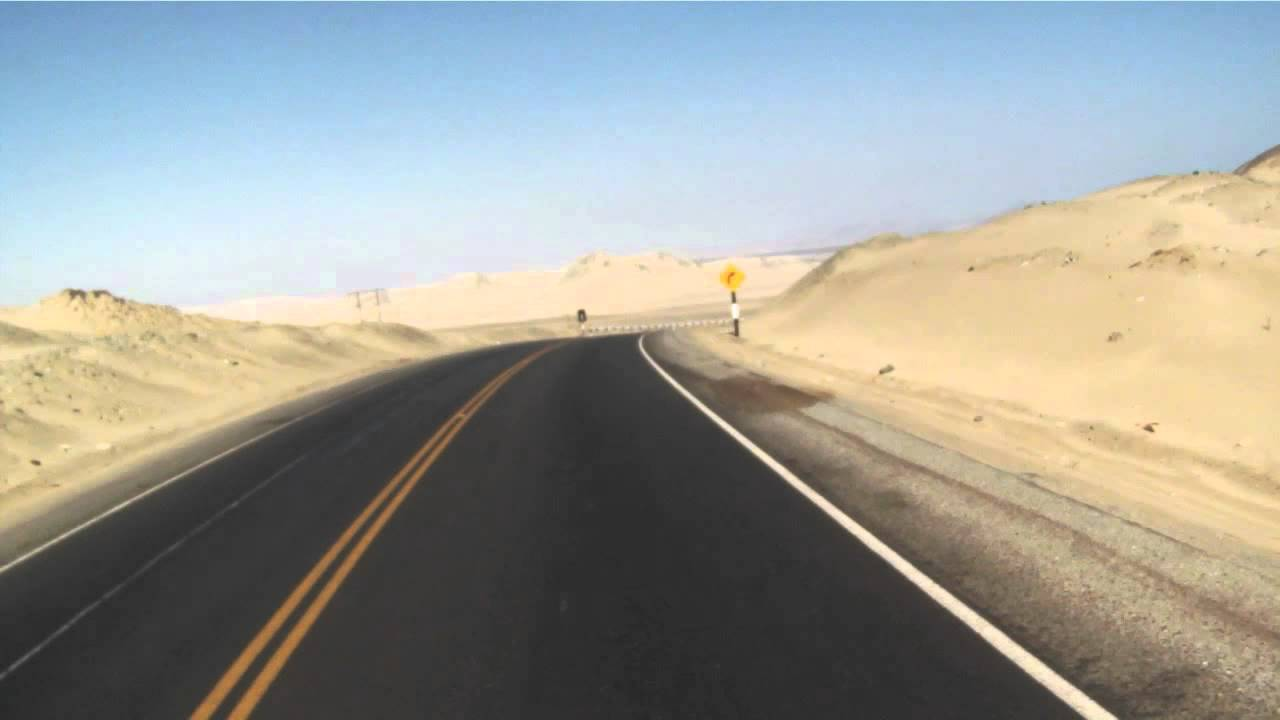
#> input picture OpenCV/OpenCVTests/eh.jpg, 1280 x 720 px, found by its file name
$ python WarpTest.py
#> lines starting #> are read from the running program, lines starting #| are printed output that depends on the picture
#> further down, img_ is the input picture: shape (720, 1280, 3); mean B, G, R 150.3, 156.2, 154.5
import numpy as np
import cv2

# Calculate Source and Destination points
def calc_warp_points():
    """
    :return: Source and Destination pointts
    """
    src = np.float32 ([
        [220, 651],
        [350, 577],
        [828, 577],
        [921, 651]
    ])

    dst = np.float32 ([
            [220, 651],
            [220, 577],
            [921, 577],
            [921, 651]
        ])
    return src, dst


# Calculate Transform
def calc_transform(src_, dst_):
    """
    Calculate Perspective and Inverse Perspective Transform Matrices
    :param src_: Source points
    :param dst_: Destination Points
    :return: Perspective Matrix and Inverse Perspective Transform Matrix
    """
    M_ = cv2.getPerspectiveTransform(src_, dst_)
    Minv_ = cv2.getPerspectiveTransform(dst_, src_)
    return M_, Minv_


# Get perspective transform
def perspective_transform(M_, img_):
    """

    :param M_: Perspective Matrix
    :param img_ : Input Image
    :return: Transformed Image
    """
    img_size = (img_.shape[1],img_.shape[0])
#> img_size = (1280, 720)
    transformed = cv2.warpPerspective(
        img_,
        M_, img_size,
        flags=cv2.WARP_FILL_OUTLIERS + cv2.INTER_CUBIC)
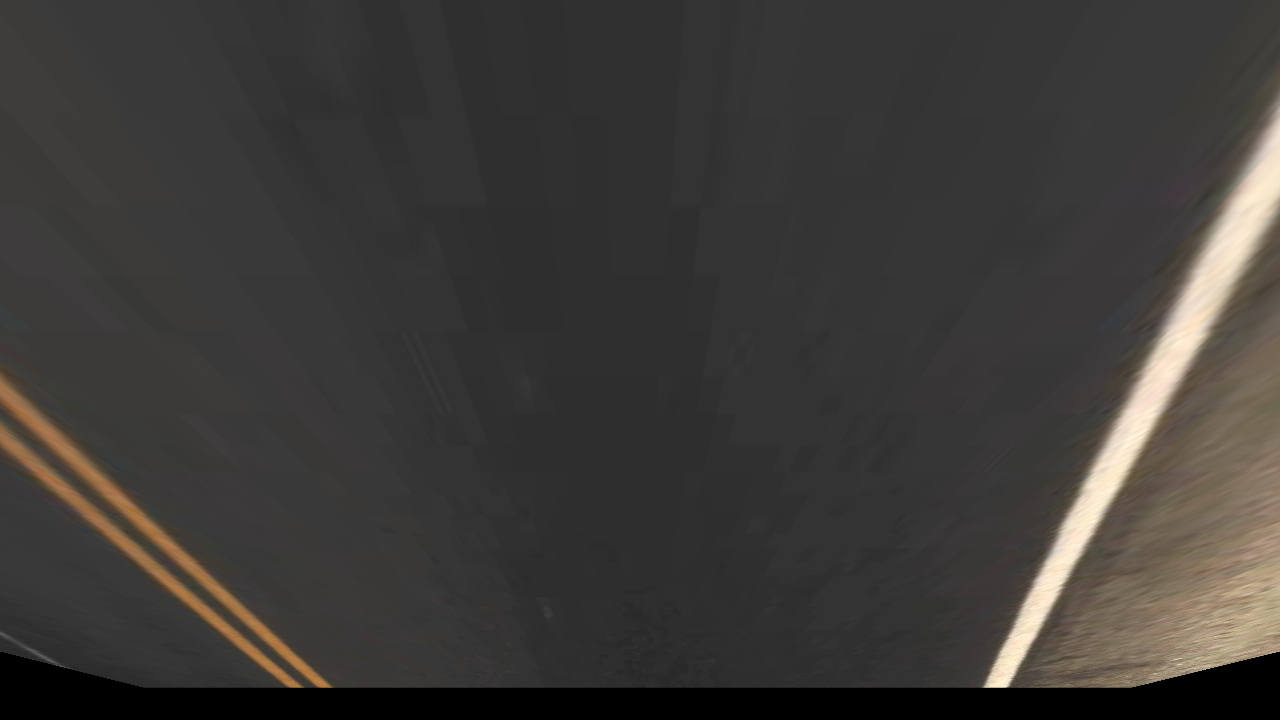
#> transformed: shape (720, 1280, 3); mean B, G, R 56.3, 59, 61.4
    return transformed


# Inverse Perspective Transform
def inv_perspective_transform(Minv_, img_):
    """

    :param M_: Inverse Perspective Transform Matrix
    :param img_: Input Image
    :return: Transformed Image
    """
    img_size = (img_.shape[1], img_.shape[0])
#> img_size = (1280, 720)
    transformed = cv2.warpPerspective(
        img_,
        Minv_, img_size,
        flags=cv2.WARP_FILL_OUTLIERS + cv2.INTER_CUBIC)
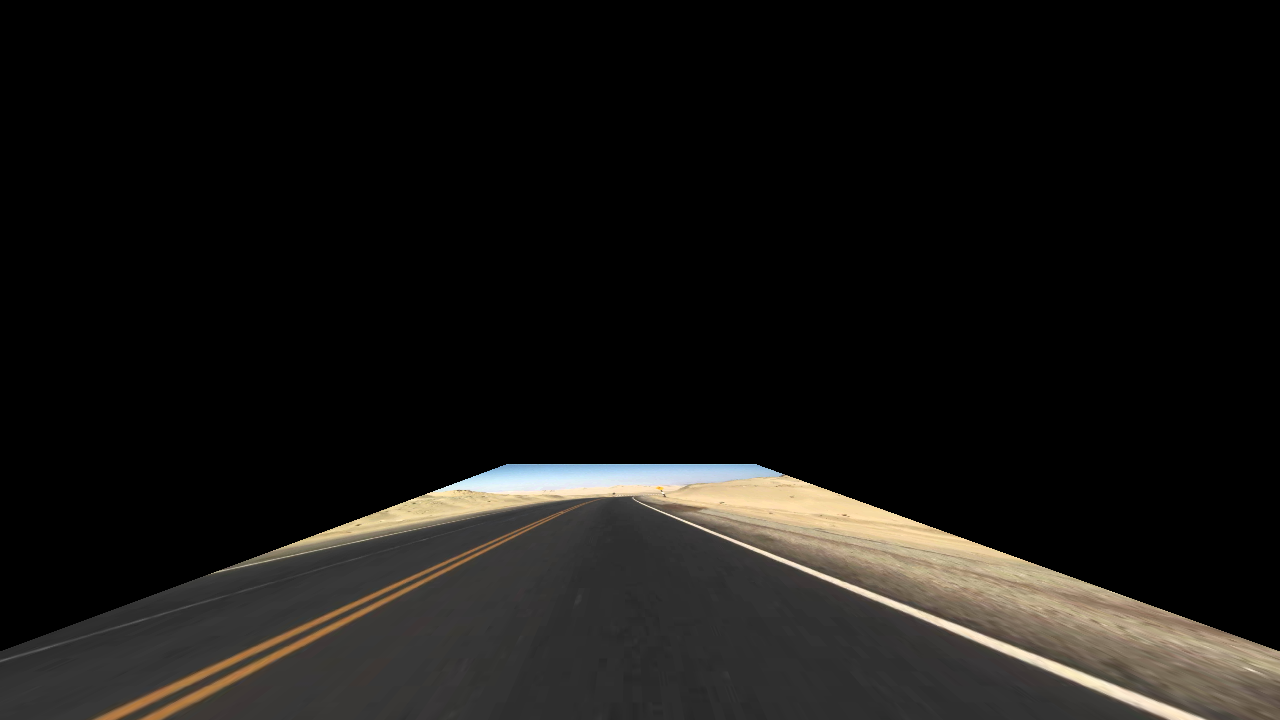
#> transformed: shape (720, 1280, 3); mean B, G, R 19.4, 21.6, 23.1
    return transformed

src, dst = calc_warp_points()
M_, Minv_ = calc_transform(src, dst)

print(src, dst, M_, Minv_)

img_ = cv2.imread("eh.jpg")

transformed = perspective_transform(M_, img_)
transformed2 = inv_perspective_transform(Minv_, img_)

cv2.imshow("ransformed", transformed)
cv2.imshow("ransformed2", transformed2)
cv2.imshow("img_", img_)

cv2.waitKey(0)
cv2.destroyAllWindows()
